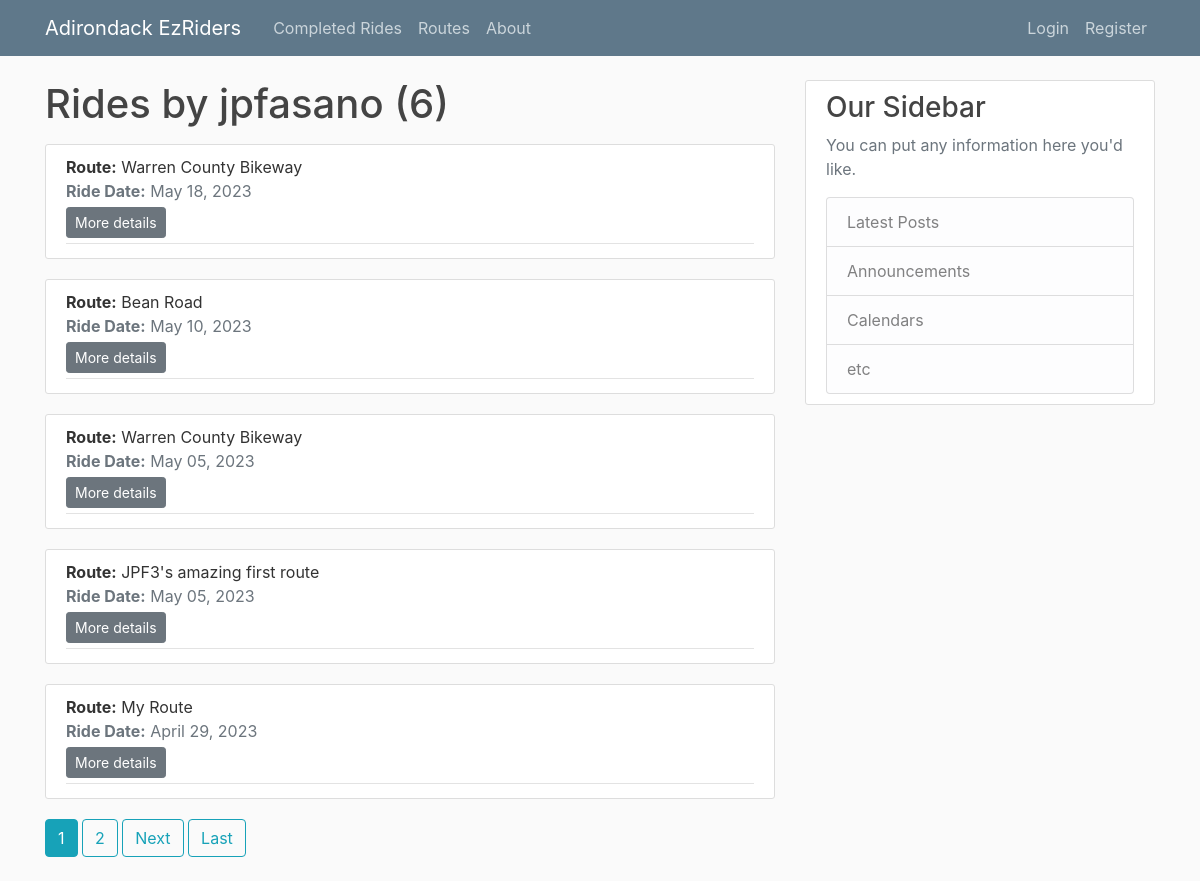
The app's page /rides/user/jpfasano/, older data.
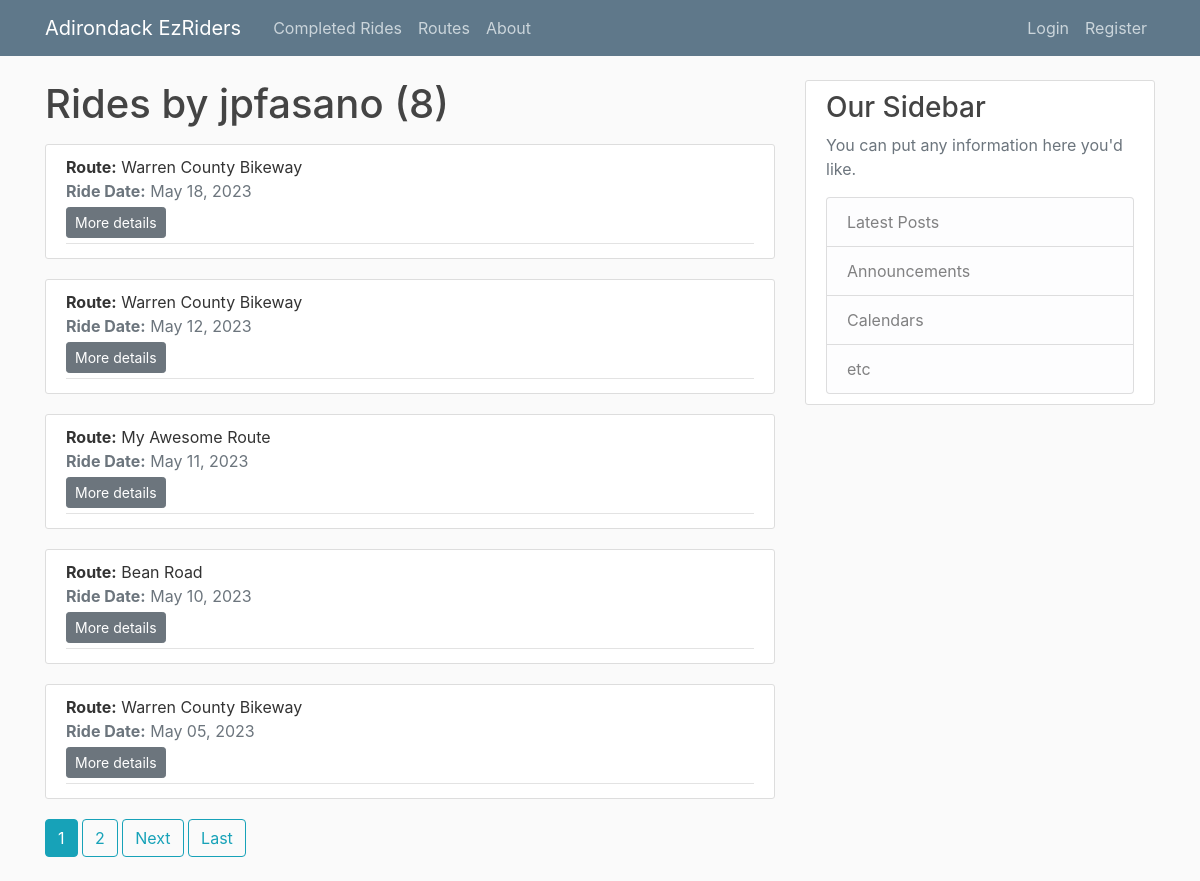
The same page, newer data.
### rides/models.py (models this page shows, shortened)
class Ride(models.Model):
    leader = models.ForeignKey(User, blank=False, null=True, on_delete=models.SET_NULL)
    route = models.ForeignKey(Route, blank=False, null=True, on_delete=models.SET_NULL)
    additional_details = RichTextField(blank=True, null=True)
    ride_date = models.DateField()
    start_time = models.TimeField()
    participants = models.ManyToManyField(User, related_name='ride_participants')
    ride_report_text = RichTextUploadingField(blank=False, null=False)
    class Meta:
        ordering = ['-ride_date']

### routes/models.py (models this page shows, shortened)
class Route(models.Model):
    route_name = models.CharField(max_length=100)
    description = RichTextField(blank=True, null=True)
    date_posted = models.DateTimeField(default=timezone.now)
    distance = models.PositiveSmallIntegerField()
    start_location = RichTextField(blank=True, null=True)
    author = models.ForeignKey(User, blank=True, null=True, on_delete=models.SET_NULL)

### rides/views.py (the view)
# urls.py: path('rides/user/<str:username>/', UserRidesListView.as_view(), name='user-rides'),
class UserRidesListView(ListView):
    model = Ride
    template_name = 'rides/user_rides.html'  # <app>/<model>_<viewtype>.html
    context_object_name = 'rides'
    paginate_by = 5
    def get_queryset(self):
        user = get_object_or_404(User, username=self.kwargs.get('username'))
        return Ride.objects.filter(leader=user)

### rides/templates/rides/user_rides.html (shortened to what this page needs)
{% extends "base.html" %}
{% block content %}
    <h1 class="mb-3">Rides by {{ view.kwargs.username }} ({{ page_obj.paginator.count }})</h1>
    {% for object in rides %}
        {% include "rides/inc_ride_article.html" %}
    {% endfor %}
    {% if is_paginated %}
        {% for num in page_obj.paginator.page_range %}
            {% if page_obj.number == num %}
                <a class="btn btn-info mb-4" href="?page={{ num }}">{{ num }}</a>
            {% elif num > page_obj.number|add:'-3' or num < page_obj.number|add:'3' %}
                <a class="btn btn-outline-info mb-4" href="?page={{ num }}">{{ num }}</a>
            {% endif %}
        {% endfor %}
        {% if page_obj.has_next %}
            <a class="btn btn-outline-info mb-4" href="?page={{ page_obj.next_page_number }}">Next</a>
            <a class="btn btn-outline-info mb-4" href="?page={{ page_obj.paginator.num_pages }}">Last</a>
        {% endif %}
    {% endif %}
{% endblock content %}

### rides/templates/rides/inc_ride_article.html
<article class="media content-section">
    <div class="media-body">
        <div class="article-metadata">
            <div class="mr-2"><strong>Route:</strong> {{ object.route.route_name }}</div>
            <div class="text-muted"><strong>Ride Date:</strong> {{ object.ride_date|date:"F d, Y" }}</div>
            <div>
                <a class="btn  btn-secondary btn-sm mt-1 mb-1" href="{% url 'ride-detail' object.id %}">More
                    details</a>
            </div>
        </div>
    </div>
</article>

Row changes from the older to the newer data that the page shows:
no longer on this page (row edited): Ride: route.route_name "JPF3's amazing first route", ride_date "May 05, 2023"
no longer on this page (row edited): Ride: route.route_name "My Route", ride_date "April 29, 2023"
added Ride: route.route_name "Warren County Bikeway", ride_date "May 12, 2023"
added Ride: route.route_name "My Awesome Route", ride_date "May 11, 2023"
Text that changed along with them:
{{ page_obj.paginator.count }}: "6" → "8"
